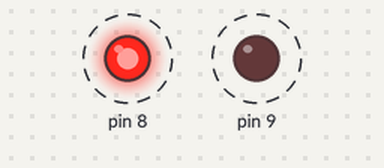
A sketch run on a simulated Arduino Uno, built with avr-gcc and run on an emulated ATmega328P. On the bench: output pins drawn as LEDs (lit = HIGH). Dashed ring = blinking.

Above: at 0.5 s.
Timing chart, 0 to 4.6 s (numbered marks = the images above):
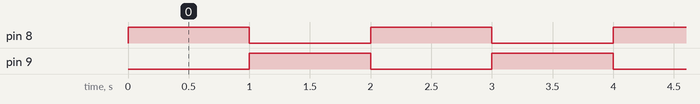

The sketch:

sketch.ino
```cpp
void setup() {
  // put your setup code here, to run once:
  pinMode(8, OUTPUT);
  pinMode(9, OUTPUT);
}

void loop() {
  // put your main code here, to run repeatedly:
  digitalWrite(8, HIGH);
  digitalWrite(9, LOW);
  delay(1000);
  digitalWrite(9, HIGH);
  digitalWrite(8, LOW);
  delay(1000);

}
```

Measured:
- by itself, pin 8, pin 9: alternates HIGH for 1.0 s and LOW for 1.0 s
